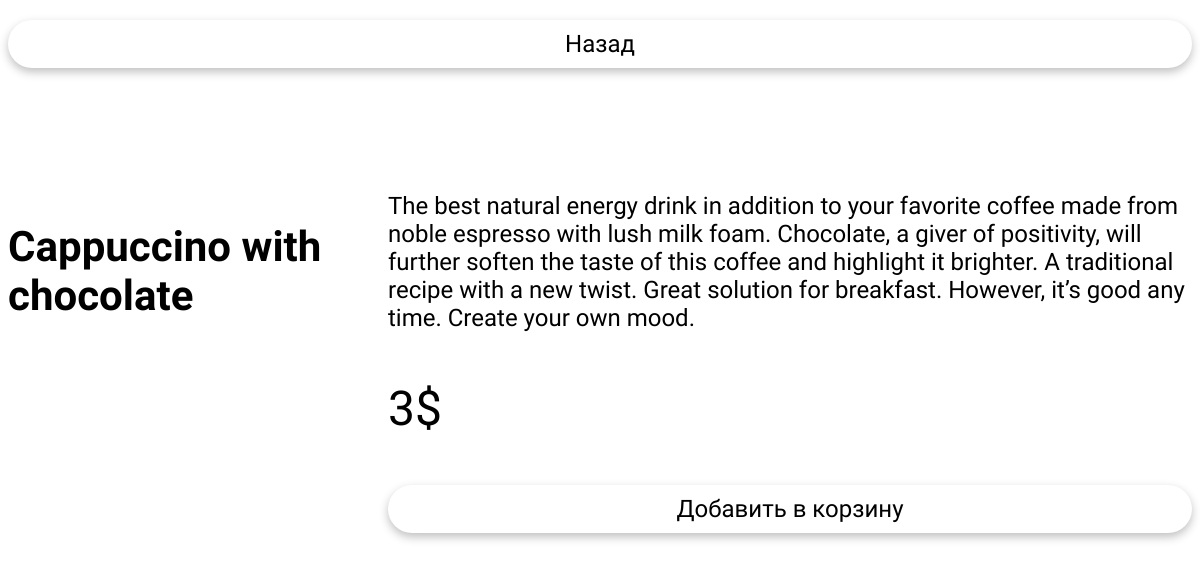
Page /single.php?id=1 on the committed database.
### tables this page shows
CREATE TABLE `items` (
  `id` int NOT NULL,
  `name` varchar(50) NOT NULL,
  `description` text NOT NULL,
  `photo` text NOT NULL,
  `price` int NOT NULL,
  `category` int NOT NULL
);

### single.php (the view, shortened to what this page needs)
<?php
require ('db.php');
$id = $_GET['id'];
$item = $db->query("SELECT * FROM items WHERE id = $id")->fetchAll(PDO::FETCH_ASSOC);
if(count($item) > 0){
    $item = $item[0];
}
?>
<!doctype html>
<html lang="en">
<head>
    <link rel="stylesheet" href="style.css">
</head>
<body>
<div class="main-container">
    <header>
        <a href="index.php" class="back_button">Назад</a>
    </header>
    <main>
        <section class="info">
            <div class="info_left">
                <h1 class="info_title" ><?php echo $item['name'] ?></h1>
            </div>
            <div class="info_right">
                <p class="description"><?php echo $item['description'] ?></p>
                <p class="info_price"><?php echo $item['price'] ?>$</p>
                <a class="info_button" href="#">Добавить в корзину</a>
            </div>
        </section>
    </main>
</div>
</body>
</html>

### style.css (style rules this page uses)
* { box-sizing: border-box; font-family: "Comfortaa", sans-serif; }
a { display: block; padding: 10px 20px; border-radius: 50px; background-color: white; color: black; text-decoration: none; box-shadow: 0px 4px 10px rgba(0, 0, 0, 0.25); }
.main-container { max-width: 1280px; margin: 0 auto; }
.info { display: flex; gap: 30px; margin-top: 100px; }
.info_left .info_title { font-size: 42px; }
.info_right .description { font-size: 24px; }
.info_right .info_price { font-size: 48px; }
.info_right .info_button { font-size: 24px; text-align: center; transition: .2s ease all; }
.back_button { font-size: 24px; text-align: center; transition: .2s ease all; margin-top: 20px; }

### rows in the picture
items: name "Cappuccino with chocolate", description "The best natural energy drink in addition to your favorite coffee made from noble espresso with lush milk foam. Chocolate, a giver of positivity, will further soften the taste of this coffee and highlight it brighter. A traditional recipe with a new twist. Great solution for breakfast. However, it’s good any time. Create your own mood.", price "3"
